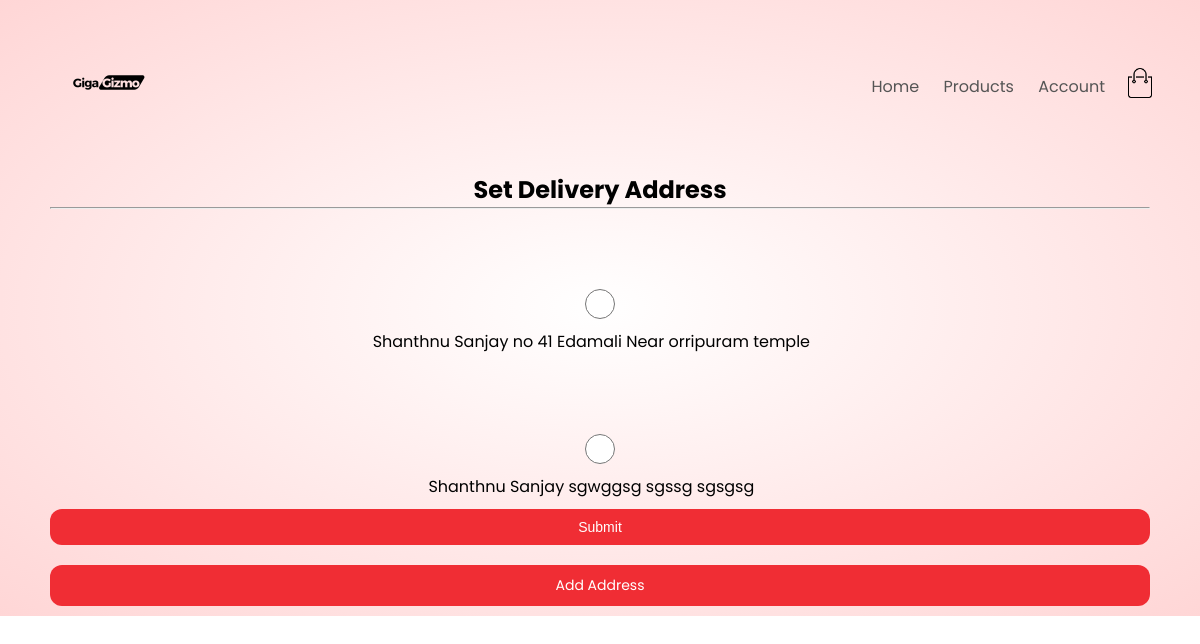
Page /set-address (signed in) on the committed database.
### ggapp/models.py (models this page shows)
class Address(models.Model):
    customer = models.ForeignKey(Customer, on_delete=models.CASCADE)
    building_name = models.CharField(max_length=50, null=False)
    street = models.CharField(max_length=50, null=False)
    landmark = models.CharField(max_length=200, blank=True, null=True)
    city = models.CharField(max_length=30, null=False)
    state = models.CharField(max_length=30, null=False)
    zipcode = models.CharField(max_length=6, null=False)
    date_added = models.DateTimeField(auto_now_add=True)
    class Meta:
        db_table = 'address'

### ggapp/views.py (the view)
# urls.py: path('set-address', views.set_address, name='set_address'),
def set_address(request):
    template_name = 'set_address.html'
    a1 = Address.objects.filter(customer__user=request.user)
    if request.method == "POST":
        saf = SetAddressForm(request.POST)
        if saf.is_valid():
            aid = saf.cleaned_data['delivery_address']
            return redirect('order_review', sa_id=aid)
    else:
        sa = SetAddressForm()
        context = {
            'address_list': a1,
            'form': sa
        }
        return render(request, template_name, context=context)

### ggapp/forms.py
class SetAddressForm(forms.Form):
    delivery_address = forms.CharField()

### ggapp/templates/set_address.html (shortened to what this page needs)
{% extends 'base.html' %}
{% block login %}
    <center><h2>Set Delivery Address</h2></center>
    <hr/>
    <form method="post" class="form-group">
        {% for address in address_list %}
            <div style="border-radius:10px;" class="row mt-3 p-2 bg-light justify-content-center">
                <div class="col-8">
                    <div class="form-group form-check">
                        <input class="form-check-input" type="radio" name="delivery_address" value="{{ address.id }}" id="flexRadioDefault{{forloop.counter}}">
                        <label class="form-check-label" for="flexRadioDefault{{forloop.counter}}">
                            {{ request.user.get_full_name }} {{ address.building_name }} {{ address.street }} {{ address.landmark }}
                        </label>
                    </div>
                </div>
            </div>
        {% endfor %}
        <div class="form-row mt-2 justify-content-center">
            <button type="submit" class="col-3 btn btn-primary">Submit</button>
            <a href="{% url 'add_address' %}" class="btn btn-primary">Add Address</a>
        </div>
    </form>
{% endblock %}

### ggapp/static/css/style.css (style rules this page uses)
* { margin: 0; padding: 0; box-sizing: border-box; }
body { font-family: 'Poppins', sans-serif; }
a { text-decoration: none; color: #555; }
.row { display: flex; align-items: center; flex-wrap: wrap; justify-content: space-around; }
.btn { display: inline-block; background: #ff523b; color: white; padding: 8px 30px; margin: 30px 0; border-radius: 30px; transition: background 0.5s; }
.header .row { margin-top: 70px; }
.col-3 { flex-basis: 30%; min-width: 250px; margin-bottom: 30px; }
form input { width: 100%; height: 30px; margin: 10px 0; padding: 0 10px; border: 1px solid #ccc; }
form .btn { width: 100%; border: none; cursor: pointer; margin: 10px 0; }
form a { font-size: 12px; }
.btn { background-color: #f02d34; border: none; color: white; padding: 10px 20px; text-align: center; text-decoration: none; display: inline-block; font-size: 14px; margin: 4px 2px; cursor: pointer; border-radius: 12px; }

### rows in the picture
Address: building_name "no 41", street "Edamali", landmark "Near orripuram temple"
Address: building_name "sgwggsg", street "sgssg", landmark "sgsgsg"

### other values in the picture
{{ request.user.get_full_name }} "Shanthnu Sanjay"
